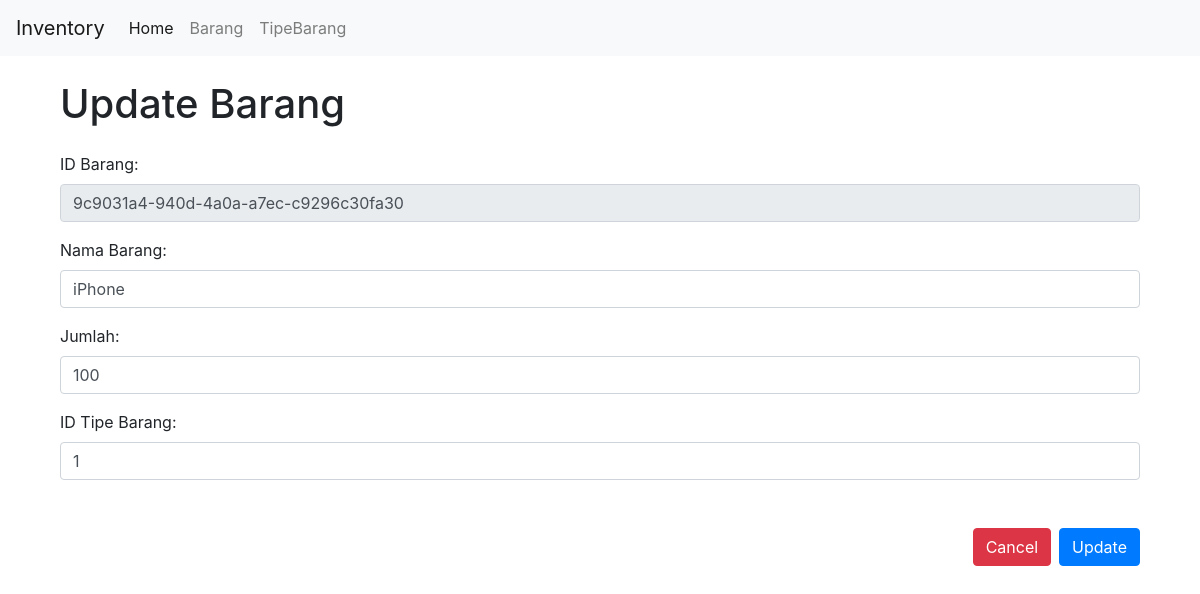
Page /barang/update/1 on the committed database.
### app.py (models this page shows, shortened)
class Barang(db.Model):
    __tablename__ = 'barang'
    id = db.Column(db.Integer, primary_key=True)
    id_barang = db.Column(db.String, unique=True, nullable=False)
    nama_barang = db.Column(db.String, nullable=False)
    jumlah = db.Column(db.Integer, nullable=False)
    tipe_id = db.Column(db.Integer, db.ForeignKey('tipebarang.id'), nullable=False)
    tipe = db.relationship("TipeBarang")

### app.py (the view, shortened to what this page needs)
@app.route('/barang/update/<int:id>', methods=['GET', 'POST'])
def update_barang(id):
    barang = Barang.query.get_or_404(id)
    errors = []
    return render_template('/barang/update.html', barang=barang)

### templates/barang/update.html (shortened to what this page needs)
{% extends "base/base.html" %} {% block content %}
<header class="container mt-4">
	<h1>Update Barang</h1>
</header>
<main class="container mt-4">
	<form
		id="update-barang-form"
		method="post"
		action="{{ url_for('update_barang', id=barang.id) }}"
	>
		<div class="form-group">
			<label for="id_barang">ID Barang:</label>
			<input
				type="text"
				id="id_barang"
				name="id_barang"
				class="form-control"
				required
				value="{{ barang.id_barang }}"
				readonly
			/>
		</div>
		<div class="form-group">
			<label for="nama_barang">Nama Barang:</label>
			<input
				type="text"
				id="nama_barang"
				name="nama_barang"
				class="form-control"
				required
				value="{{ barang.nama_barang }}"
			/>
		</div>
		<div class="form-group">
			<label for="jumlah">Jumlah:</label>
			<input
				type="number"
				id="jumlah"
				name="jumlah"
				class="form-control"
				required
				value="{{ barang.jumlah }}"
				min="1"
			/>
		</div>
		<div class="form-group">
			<label for="tipe_id">ID Tipe Barang:</label>
			<input
				type="number"
				id="tipe_id"
				name="tipe_id"
				class="form-control"
				required
				value="{{ barang.tipe_id }}"
			/>
		</div>
		<div class="button mt-5 d-flex justify-content-end">
			<a href="/barang" class="btn btn-danger me-2">Cancel</a>
			<input type="submit" class="btn btn-primary ml-2" value="Update" />
		</div>
	</form>
</main>
{% endblock %}

### rows in the picture
Barang: id_barang "9c9031a4-940d-4a0a-a7ec-c9296c30fa30", nama_barang "iPhone", jumlah "100", tipe_id "1"
